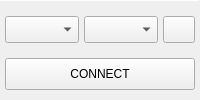
                  <widget class="QFrame" name="connectionManagementFrame">
                   <property name="frameShape">
                    <enum>QFrame::Shape::NoFrame</enum>
                   </property>
                   <property name="frameShadow">
                    <enum>QFrame::Shadow::Raised</enum>
                   </property>
                   <layout class="QVBoxLayout" name="verticalLayout_4">
                    <property name="spacing">
                     <number>5</number>
                    </property>
                    <property name="leftMargin">
                     <number>0</number>
                    </property>
                    <property name="topMargin">
                     <number>0</number>
                    </property>
                    <property name="rightMargin">
                     <number>0</number>
                    </property>
                    <property name="bottomMargin">
                     <number>0</number>
                    </property>
                    <item>
                     <widget class="Line" name="line_6">
                      <property name="minimumSize">
                       <size>
                        <width>0</width>
                        <height>1</height>
                       </size>
                      </property>
                      <property name="maximumSize">
                       <size>
                        <width>16777215</width>
                        <height>1</height>
                       </size>
                      </property>
                      <property name="orientation">
                       <enum>Qt::Orientation::Horizontal</enum>
                      </property>
                     </widget>
                    </item>
                    <item>
                     <widget class="QFrame" name="connControlsContainer">
                      <property name="frameShape">
                       <enum>QFrame::Shape::NoFrame</enum>
                      </property>
                      <property name="frameShadow">
                       <enum>QFrame::Shadow::Raised</enum>
                      </property>
                      <layout class="QVBoxLayout" name="verticalLayout_9">
                       <property name="spacing">
                        <number>5</number>
                       </property>
                       <property name="leftMargin">
                        <number>5</number>
                       </property>
                       <property name="topMargin">
                        <number>0</number>
                       </property>
                       <property name="rightMargin">
                        <number>5</number>
                       </property>
                       <property name="bottomMargin">
                        <number>0</number>
                       </property>
                       <item>
                        <widget class="QFrame" name="connCombosContainer">
                         <property name="minimumSize">
                          <size>
                           <width>0</width>
                           <height>27</height>
                          </size>
                         </property>
                         <property name="maximumSize">
                          <size>
                           <width>16777215</width>
                           <height>27</height>
                          </size>
                         </property>
                         <property name="frameShape">
                          <enum>QFrame::Shape::NoFrame</enum>
                         </property>
                         <property name="frameShadow">
                          <enum>QFrame::Shadow::Raised</enum>
                         </property>
                         <layout class="QHBoxLayout" name="horizontalLayout_8">
                          <property name="spacing">
                           <number>5</number>
                          </property>
                          <property name="leftMargin">
                           <number>0</number>
                          </property>
                          <property name="topMargin">
                           <number>0</number>
                          </property>
                          <property name="rightMargin">
                           <number>0</number>
                          </property>
                          <property name="bottomMargin">
                           <number>0</number>
                          </property>
                          <item>
                           <widget class="QComboBox" name="ports">
                            <property name="minimumSize">
                             <size>
                              <width>0</width>
                              <height>27</height>
                             </size>
                            </property>
                            <property name="maximumSize">
                             <size>
                              <width>16777215</width>
                              <height>27</height>
                             </size>
                            </property>
                            <property name="cursor">
                             <cursorShape>PointingHandCursor</cursorShape>
                            </property>
                            <property name="toolTip">
                             <string>Select Serial Port</string>
                            </property>
                           </widget>
                          </item>
                          <item>
                           <widget class="QComboBox" name="bauds">
                            <property name="minimumSize">
                             <size>
                              <width>0</width>
                              <height>27</height>
                             </size>
                            </property>
                            <property name="maximumSize">
                             <size>
                              <width>16777215</width>
                              <height>27</height>
                             </size>
                            </property>
                            <property name="cursor">
                             <cursorShape>PointingHandCursor</cursorShape>
                            </property>
                            <property name="toolTip">
                             <string>Select Bauds</string>
                            </property>
                           </widget>
                          </item>
                          <item>
                           <widget class="QPushButton" name="reconnectButton">
                            <property name="minimumSize">
                             <size>
                              <width>32</width>
                              <height>27</height>
                             </size>
                            </property>
                            <property name="maximumSize">
                             <size>
                              <width>32</width>
                              <height>27</height>
                             </size>
                            </property>
                            <property name="cursor">
                             <cursorShape>PointingHandCursor</cursorShape>
                            </property>
                            <property name="toolTip">
                             <string>Toggle AutoReconnect</string>
                            </property>
                            <property name="text">
                             <string/>
                            </property>
                            <property name="checkable">
                             <bool>true</bool>
                            </property>
                           </widget>
                          </item>
                         </layout>
                        </widget>
                       </item>
                       <item>
                        <widget class="QPushButton" name="connectButton">
                         <property name="minimumSize">
                          <size>
                           <width>0</width>
                           <height>32</height>
                          </size>
                         </property>
                         <property name="maximumSize">
                          <size>
                           <width>16777215</width>
                           <height>32</height>
                          </size>
                         </property>
                         <property name="cursor">
                          <cursorShape>PointingHandCursor</cursorShape>
                         </property>
                         <property name="toolTip">
                          <string>Connect To Serial Port</string>
                         </property>
                         <property name="text">
                          <string>CONNECT</string>
                         </property>
                         <property name="checkable">
                          <bool>true</bool>
                         </property>
                        </widget>
                       </item>
                      </layout>
                     </widget>
                    </item>
                   </layout>
                  </widget>
